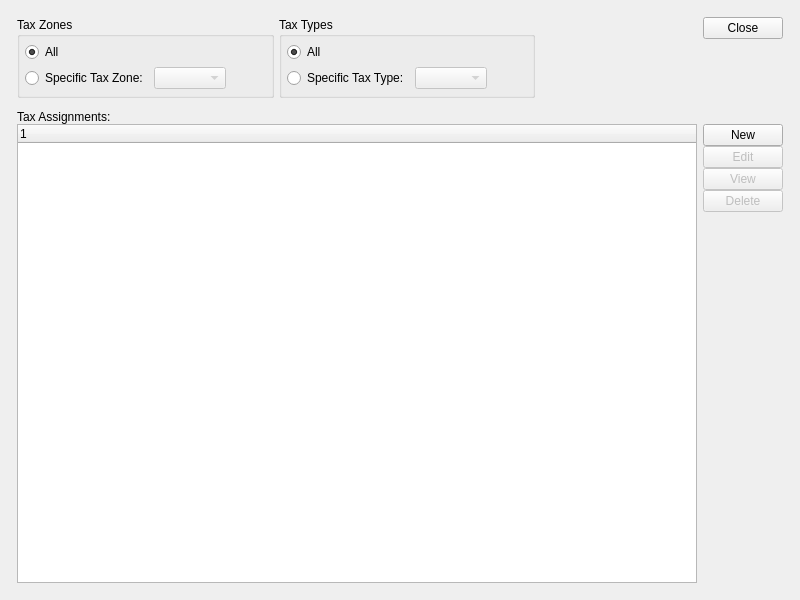
<?xml version="1.0" encoding="UTF-8"?>
<ui version="4.0">
 <comment>This file is part of the xTuple ERP: PostBooks Edition, a free and
open source Enterprise Resource Planning software suite,
Copyright (c) 1999-2018 by OpenMFG LLC, d/b/a xTuple.
It is licensed to you under the Common Public Attribution License
version 1.0, the full text of which (including xTuple-specific Exhibits)
is available at www.xtuple.com/CPAL.  By using this software, you agree
to be bound by its terms.</comment>
 <class>taxAssignments</class>
 <widget class="QWidget" name="taxAssignments">
  <property name="geometry">
   <rect>
    <x>0</x>
    <y>0</y>
    <width>800</width>
    <height>600</height>
   </rect>
  </property>
  <property name="sizePolicy">
   <sizepolicy hsizetype="Preferred" vsizetype="Expanding">
    <horstretch>0</horstretch>
    <verstretch>1</verstretch>
   </sizepolicy>
  </property>
  <property name="windowTitle">
   <string>List Tax Assignments</string>
  </property>
  <layout class="QGridLayout" name="gridLayout_5">
   <item row="0" column="0">
    <layout class="QGridLayout" name="gridLayout_4">
     <property name="margin">
      <number>12</number>
     </property>
     <property name="spacing">
      <number>12</number>
     </property>
     <item row="0" column="0">
      <layout class="QHBoxLayout" name="horizontalLayout_2">
       <item>
        <layout class="QHBoxLayout" name="horizontalLayout">
         <item>
          <widget class="QGroupBox" name="_showZoneGroup">
           <property name="title">
            <string>Tax Zones</string>
           </property>
           <layout class="QGridLayout" name="gridLayout_2">
            <item row="0" column="0">
             <layout class="QHBoxLayout">
              <property name="spacing">
               <number>6</number>
              </property>
              <property name="margin">
               <number>0</number>
              </property>
              <item>
               <widget class="QRadioButton" name="_showAll">
                <property name="text">
                 <string>All</string>
                </property>
                <property name="checked">
                 <bool>true</bool>
                </property>
               </widget>
              </item>
              <item>
               <spacer>
                <property name="orientation">
                 <enum>Qt::Horizontal</enum>
                </property>
                <property name="sizeHint" stdset="0">
                 <size>
                  <width>161</width>
                  <height>20</height>
                 </size>
                </property>
               </spacer>
              </item>
             </layout>
            </item>
            <item row="1" column="0">
             <layout class="QHBoxLayout">
              <property name="spacing">
               <number>6</number>
              </property>
              <property name="margin">
               <number>0</number>
              </property>
              <item>
               <widget class="QRadioButton" name="_showOne">
                <property name="text">
                 <string>Specific Tax Zone:</string>
                </property>
               </widget>
              </item>
              <item>
               <widget class="XComboBox" name="_taxZone">
                <property name="enabled">
                 <bool>false</bool>
                </property>
                <property name="allowNull">
                 <bool>true</bool>
                </property>
                <property name="nullStr">
                 <string>Any</string>
                </property>
                <property name="type">
                 <enum>XComboBox::TaxZones</enum>
                </property>
               </widget>
              </item>
              <item>
               <spacer>
                <property name="orientation">
                 <enum>Qt::Horizontal</enum>
                </property>
                <property name="sizeHint" stdset="0">
                 <size>
                  <width>40</width>
                  <height>20</height>
                 </size>
                </property>
               </spacer>
              </item>
             </layout>
            </item>
           </layout>
          </widget>
         </item>
         <item>
          <widget class="QGroupBox" name="_showTypeGroup">
           <property name="title">
            <string>Tax Types</string>
           </property>
           <layout class="QGridLayout" name="gridLayout_3">
            <item row="0" column="0">
             <layout class="QHBoxLayout" name="_2">
              <property name="spacing">
               <number>6</number>
              </property>
              <property name="margin">
               <number>0</number>
              </property>
              <item>
               <widget class="QRadioButton" name="_showAllTypes">
                <property name="text">
                 <string>All</string>
                </property>
                <property name="checked">
                 <bool>true</bool>
                </property>
               </widget>
              </item>
              <item>
               <spacer>
                <property name="orientation">
                 <enum>Qt::Horizontal</enum>
                </property>
                <property name="sizeHint" stdset="0">
                 <size>
                  <width>161</width>
                  <height>20</height>
                 </size>
                </property>
               </spacer>
              </item>
             </layout>
            </item>
            <item row="1" column="0">
             <layout class="QHBoxLayout" name="_3">
              <property name="spacing">
               <number>6</number>
              </property>
              <property name="margin">
               <number>0</number>
              </property>
              <item>
               <widget class="QRadioButton" name="_showOneType">
                <property name="text">
                 <string>Specific Tax Type:</string>
                </property>
               </widget>
              </item>
              <item>
               <widget class="XComboBox" name="_taxType">
                <property name="enabled">
                 <bool>false</bool>
                </property>
                <property name="allowNull">
                 <bool>true</bool>
                </property>
                <property name="nullStr">
                 <string>Any</string>
                </property>
                <property name="type">
                 <enum>XComboBox::TaxTypes</enum>
                </property>
               </widget>
              </item>
              <item>
               <spacer>
                <property name="orientation">
                 <enum>Qt::Horizontal</enum>
                </property>
                <property name="sizeHint" stdset="0">
                 <size>
                  <width>40</width>
                  <height>20</height>
                 </size>
                </property>
               </spacer>
              </item>
             </layout>
            </item>
           </layout>
          </widget>
         </item>
        </layout>
       </item>
       <item>
        <spacer name="horizontalSpacer_3">
         <property name="orientation">
          <enum>Qt::Horizontal</enum>
         </property>
         <property name="sizeHint" stdset="0">
          <size>
           <width>78</width>
           <height>81</height>
          </size>
         </property>
        </spacer>
       </item>
       <item>
        <layout class="QVBoxLayout">
         <property name="spacing">
          <number>0</number>
         </property>
         <property name="margin">
          <number>0</number>
         </property>
         <item>
          <widget class="QPushButton" name="_close">
           <property name="text">
            <string>Close</string>
           </property>
          </widget>
         </item>
         <item>
          <spacer>
           <property name="orientation">
            <enum>Qt::Vertical</enum>
           </property>
           <property name="sizeType">
            <enum>QSizePolicy::Expanding</enum>
           </property>
           <property name="sizeHint" stdset="0">
            <size>
             <width>20</width>
             <height>0</height>
            </size>
           </property>
          </spacer>
         </item>
        </layout>
       </item>
      </layout>
     </item>
     <item row="1" column="0">
      <widget class="QFrame" name="_frame">
       <property name="sizePolicy">
        <sizepolicy hsizetype="Preferred" vsizetype="Expanding">
         <horstretch>0</horstretch>
         <verstretch>1</verstretch>
        </sizepolicy>
       </property>
       <property name="frameShape">
        <enum>QFrame::NoFrame</enum>
       </property>
       <property name="frameShadow">
        <enum>QFrame::Raised</enum>
       </property>
       <layout class="QGridLayout" name="gridLayout">
        <property name="margin">
         <number>0</number>
        </property>
        <property name="spacing">
         <number>0</number>
        </property>
        <item row="0" column="0">
         <layout class="QVBoxLayout" name="verticalLayout">
          <property name="spacing">
           <number>0</number>
          </property>
          <item>
           <widget class="QLabel" name="label">
            <property name="text">
             <string>Tax Assignments:</string>
            </property>
           </widget>
          </item>
          <item>
           <layout class="QHBoxLayout">
            <property name="spacing">
             <number>6</number>
            </property>
            <property name="margin">
             <number>0</number>
            </property>
            <item>
             <widget class="XTreeWidget" name="_taxass">
              <property name="sizePolicy">
               <sizepolicy hsizetype="Expanding" vsizetype="Expanding">
                <horstretch>0</horstretch>
                <verstretch>5</verstretch>
               </sizepolicy>
              </property>
             </widget>
            </item>
            <item>
             <layout class="QVBoxLayout">
              <property name="spacing">
               <number>0</number>
              </property>
              <property name="margin">
               <number>0</number>
              </property>
              <item>
               <widget class="QPushButton" name="_new">
                <property name="text">
                 <string>New</string>
                </property>
               </widget>
              </item>
              <item>
               <widget class="QPushButton" name="_edit">
                <property name="enabled">
                 <bool>false</bool>
                </property>
                <property name="text">
                 <string>Edit</string>
                </property>
               </widget>
              </item>
              <item>
               <widget class="QPushButton" name="_view">
                <property name="enabled">
                 <bool>false</bool>
                </property>
                <property name="text">
                 <string>View</string>
                </property>
               </widget>
              </item>
              <item>
               <widget class="QPushButton" name="_delete">
                <property name="enabled">
                 <bool>false</bool>
                </property>
                <property name="text">
                 <string>Delete</string>
                </property>
               </widget>
              </item>
              <item>
               <spacer>
                <property name="orientation">
                 <enum>Qt::Vertical</enum>
                </property>
                <property name="sizeHint" stdset="0">
                 <size>
                  <width>20</width>
                  <height>0</height>
                 </size>
                </property>
               </spacer>
              </item>
             </layout>
            </item>
           </layout>
          </item>
         </layout>
        </item>
       </layout>
      </widget>
     </item>
    </layout>
   </item>
  </layout>
 </widget>
 <layoutdefault spacing="5" margin="5"/>
 <customwidgets>
  <customwidget>
   <class>XComboBox</class>
   <extends>QComboBox</extends>
   <header>xcombobox.h</header>
  </customwidget>
  <customwidget>
   <class>XTreeWidget</class>
   <extends>QTreeWidget</extends>
   <header>xtreewidget.h</header>
   <container>1</container>
  </customwidget>
 </customwidgets>
 <resources/>
 <connections>
  <connection>
   <sender>_close</sender>
   <signal>clicked()</signal>
   <receiver>taxAssignments</receiver>
   <slot>close()</slot>
   <hints>
    <hint type="sourcelabel">
     <x>737</x>
     <y>26</y>
    </hint>
    <hint type="destinationlabel">
     <x>399</x>
     <y>299</y>
    </hint>
   </hints>
  </connection>
  <connection>
   <sender>_showOne</sender>
   <signal>toggled(bool)</signal>
   <receiver>_taxZone</receiver>
   <slot>setEnabled(bool)</slot>
   <hints>
    <hint type="sourcelabel">
     <x>115</x>
     <y>51</y>
    </hint>
    <hint type="destinationlabel">
     <x>293</x>
     <y>51</y>
    </hint>
   </hints>
  </connection>
  <connection>
   <sender>_showOneType</sender>
   <signal>toggled(bool)</signal>
   <receiver>_taxType</receiver>
   <slot>setEnabled(bool)</slot>
   <hints>
    <hint type="sourcelabel">
     <x>350</x>
     <y>85</y>
    </hint>
    <hint type="destinationlabel">
     <x>446</x>
     <y>85</y>
    </hint>
   </hints>
  </connection>
 </connections>
</ui>
